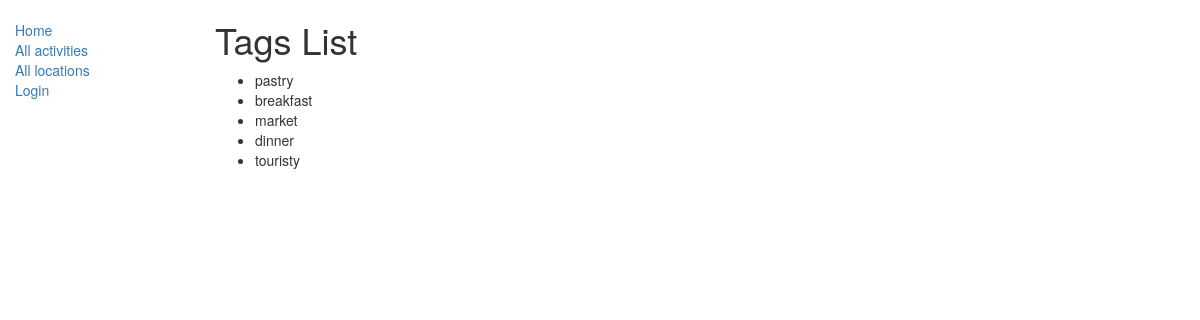
/catalog/tags/, run on an earlier commit of the app's database.
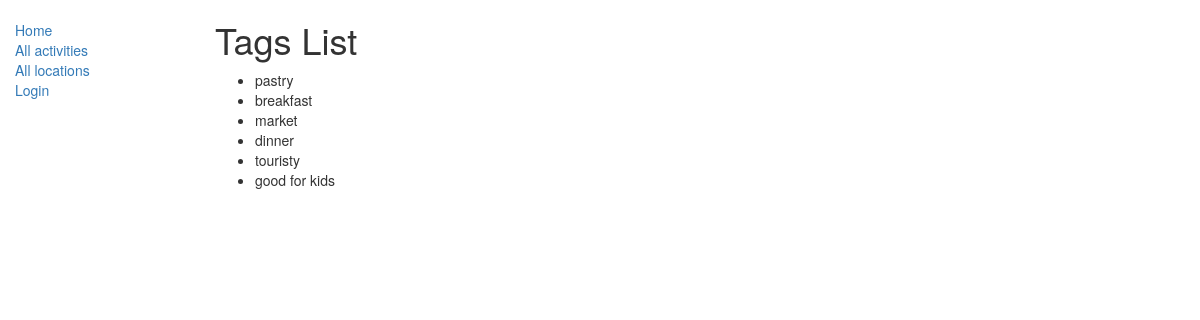
And on a later commit of the database.
### catalog/models.py (models this page shows, shortened)
class Tag(models.Model):
    tag = models.CharField(max_length=200, help_text='Enter a tag for this activity to help people find it.')

### catalog/views.py (the view)
class TagListView(generic.ListView):
    model = Tag

### catalog/templates/catalog/tag_list.html
{% extends "base_generic.html" %}
{% block content %}
    <h1>Tags List</h1>
    {% if tag_list %}
    <ul>
      {% for tag in tag_list %}
      <li>
        {{ tag.tag }}
      </li>
      {% endfor %}
    </ul>
    {% else %}
      <p>There are no tags yet. Can you think of a useful tag to add?</p>
    {% endif %}
{% endblock %}

What changed in the data, as far as the page shows it:
added Tag: tag "good for kids"
